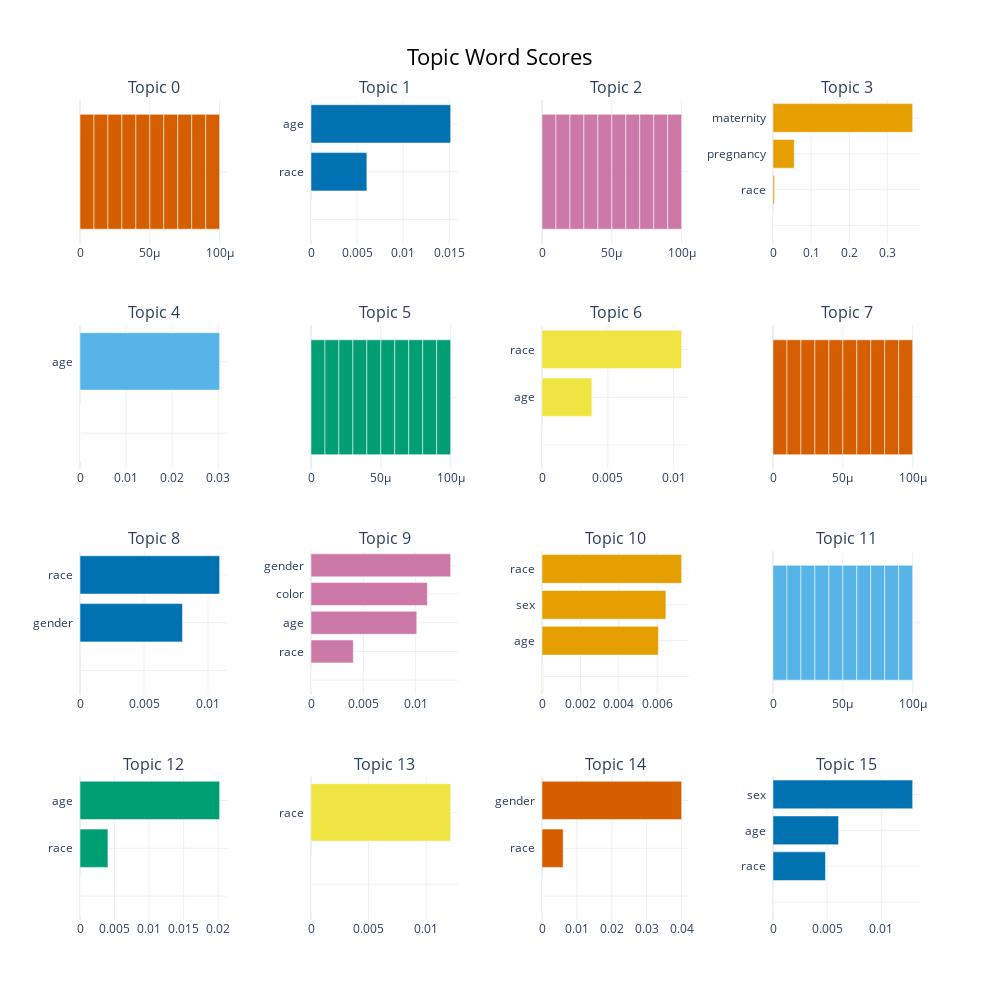

Notebook cell for this chart:
### Code cell
import pandas as pd
import re
from bertopic import BERTopic
from sklearn.feature_extraction.text import CountVectorizer

# Define a function to clean text data
def clean_text(text):
    text = re.sub(r'\s+', ' ', text)  # Replace multiple spaces with a single space
    text = re.sub(r'\W', ' ', text)   # Remove special characters
    return text.lower()

# Apply the cleaning function to the 'body' column
sampled_df['clean_body'] = sampled_df['body'].apply(lambda x: clean_text(x) if pd.notnull(x) else '')

# Extract the cleaned text data
docs = sampled_df['clean_body'].tolist()

# Define the protected classes as vocabulary
protected_classes = [
    'race', 'color', 'national origin', 'sex', 'gender', 
    'sexual orientation', 'age', 'disability', 'religion', 
    'pregnancy', 'maternity'
]

# Define a custom CountVectorizer with the protected classes as vocabulary
vectorizer_model = CountVectorizer(stop_words="english", vocabulary=protected_classes)

# Initialize BERTopic with the custom vectorizer
topic_model = BERTopic(vectorizer_model=vectorizer_model)

# Fit the model on the documents
topics, probabilities = topic_model.fit_transform(docs)

# Visualize the top topics
topic_model.visualize_barchart(top_n_topics=16, n_words=10)

### Figure 1 — Plotly figure (JSON) as saved in the notebook; plotly's stock layout.template omitted (floating-point values rounded to 4 significant figures)
{"data": [{"marker": {"color": "#D55E00"}, "orientation": "h", "type": "bar", "x": [1e-05, 1e-05, 1e-05, 1e-05, 1e-05, 1e-05, 1e-05, 1e-05, 1e-05, 1e-05], "xaxis": "x", "y": ["  ", "  ", "  ", "  ", "  ", "  ", "  ", "  ", "  ", "  "], "yaxis": "y"}, {"marker": {"color": "#0072B2"}, "orientation": "h", "type": "bar", "x": [1e-05, 1e-05, 1e-05, 1e-05, 1e-05, 1e-05, 1e-05, 1e-05, 0.006061, 0.01515], "xaxis": "x2", "y": ["  ", "  ", "  ", "  ", "  ", "  ", "  ", "  ", "race  ", "age  "], "yaxis": "y2"}, {"marker": {"color": "#CC79A7"}, "orientation": "h", "type": "bar", "x": [1e-05, 1e-05, 1e-05, 1e-05, 1e-05, 1e-05, 1e-05, 1e-05, 1e-05, 1e-05], "xaxis": "x3", "y": ["  ", "  ", "  ", "  ", "  ", "  ", "  ", "  ", "  ", "  "], "yaxis": "y3"}, {"marker": {"color": "#E69F00"}, "orientation": "h", "type": "bar", "x": [1e-05, 1e-05, 1e-05, 1e-05, 1e-05, 1e-05, 1e-05, 0.00404, 0.05568, 0.3662], "xaxis": "x4", "y": ["  ", "  ", "  ", "  ", "  ", "  ", "  ", "race  ", "pregnancy  ", "maternity  "], "yaxis": "y4"}, {"marker": {"color": "#56B4E9"}, "orientation": "h", "type": "bar", "x": [1e-05, 1e-05, 1e-05, 1e-05, 1e-05, 1e-05, 1e-05, 1e-05, 1e-05, 0.03031], "xaxis": "x5", "y": ["  ", "  ", "  ", "  ", "  ", "  ", "  ", "  ", "  ", "age  "], "yaxis": "y5"}, {"marker": {"color": "#009E73"}, "orientation": "h", "type": "bar", "x": [1e-05, 1e-05, 1e-05, 1e-05, 1e-05, 1e-05, 1e-05, 1e-05, 1e-05, 1e-05], "xaxis": "x6", "y": ["  ", "  ", "  ", "  ", "  ", "  ", "  ", "  ", "  ", "  "], "yaxis": "y6"}, {"marker": {"color": "#F0E442"}, "orientation": "h", "type": "bar", "x": [1e-05, 1e-05, 1e-05, 1e-05, 1e-05, 1e-05, 1e-05, 1e-05, 0.003788, 0.01061], "xaxis": "x7", "y": ["  ", "  ", "  ", "  ", "  ", "  ", "  ", "  ", "age  ", "race  "], "yaxis": "y7"}, {"marker": {"color": "#D55E00"}, "orientation": "h", "type": "bar", "x": [1e-05, 1e-05, 1e-05, 1e-05, 1e-05, 1e-05, 1e-05, 1e-05, 1e-05, 1e-05], "xaxis": "x8", "y": ["  ", "  ", "  ", "  ", "  ", "  ", "  ", "  ", "  ", "  "], "yaxis": "y8"}, {"marker": {"color": "#0072B2"}, "orientation": "h", "type": "bar", "x": [1e-05, 1e-05, 1e-05, 1e-05, 1e-05, 1e-05, 1e-05, 1e-05, 0.008004, 0.01091], "xaxis": "x9", "y": ["  ", "  ", "  ", "  ", "  ", "  ", "  ", "  ", "gender  ", "race  "], "yaxis": "y9"}, {"marker": {"color": "#CC79A7"}, "orientation": "h", "type": "bar", "x": [1e-05, 1e-05, 1e-05, 1e-05, 1e-05, 1e-05, 0.00404, 0.0101, 0.01112, 0.01334], "xaxis": "x10", "y": ["  ", "  ", "  ", "  ", "  ", "  ", "race  ", "age  ", "color  ", "gender  "], "yaxis": "y10"}, {"marker": {"color": "#E69F00"}, "orientation": "h", "type": "bar", "x": [1e-05, 1e-05, 1e-05, 1e-05, 1e-05, 1e-05, 1e-05, 0.006061, 0.006452, 0.007273], "xaxis": "x11", "y": ["  ", "  ", "  ", "  ", "  ", "  ", "  ", "age  ", "sex  ", "race  "], "yaxis": "y11"}, {"marker": {"color": "#56B4E9"}, "orientation": "h", "type": "bar", "x": [1e-05, 1e-05, 1e-05, 1e-05, 1e-05, 1e-05, 1e-05, 1e-05, 1e-05, 1e-05], "xaxis": "x12", "y": ["  ", "  ", "  ", "  ", "  ", "  ", "  ", "  ", "  ", "  "], "yaxis": "y12"}, {"marker": {"color": "#009E73"}, "orientation": "h", "type": "bar", "x": [1e-05, 1e-05, 1e-05, 1e-05, 1e-05, 1e-05, 1e-05, 1e-05, 0.00404, 0.0202], "xaxis": "x13", "y": ["  ", "  ", "  ", "  ", "  ", "  ", "  ", "  ", "race  ", "age  "], "yaxis": "y13"}, {"marker": {"color": "#F0E442"}, "orientation": "h", "type": "bar", "x": [1e-05, 1e-05, 1e-05, 1e-05, 1e-05, 1e-05, 1e-05, 1e-05, 1e-05, 0.01212], "xaxis": "x14", "y": ["  ", "  ", "  ", "  ", "  ", "  ", "  ", "  ", "  ", "race  "], "yaxis": "y14"}, {"marker": {"color": "#D55E00"}, "orientation": "h", "type": "bar", "x": [1e-05, 1e-05, 1e-05, 1e-05, 1e-05, 1e-05, 1e-05, 1e-05, 0.006061, 0.04002], "xaxis": "x15", "y": ["  ", "  ", "  ", "  ", "  ", "  ", "  ", "  ", "race  ", "gender  "], "yaxis": "y15"}, {"marker": {"color": "#0072B2"}, "orientation": "h", "type": "bar", "x": [1e-05, 1e-05, 1e-05, 1e-05, 1e-05, 1e-05, 1e-05, 0.004849, 0.006061, 0.0129], "xaxis": "x16", "y": ["  ", "  ", "  ", "  ", "  ", "  ", "  ", "race  ", "age  ", "sex  "], "yaxis": "y16"}], "layout": {"annotations": [{"font": {"size": 16}, "showarrow": false, "text": "Topic 0", "x": 0.0875, "xanchor": "center", "xref": "paper", "y": 1, "yanchor": "bottom", "yref": "paper"}, {"font": {"size": 16}, "showarrow": false, "text": "Topic 1", "x": 0.3625, "xanchor": "center", "xref": "paper", "y": 1, "yanchor": "bottom", "yref": "paper"}, {"font": {"size": 16}, "showarrow": false, "text": "Topic 2", "x": 0.6375, "xanchor": "center", "xref": "paper", "y": 1, "yanchor": "bottom", "yref": "paper"}, {"font": {"size": 16}, "showarrow": false, "text": "Topic 3", "x": 0.9125, "xanchor": "center", "xref": "paper", "y": 1, "yanchor": "bottom", "yref": "paper"}, {"font": {"size": 16}, "showarrow": false, "text": "Topic 4", "x": 0.0875, "xanchor": "center", "xref": "paper", "y": 0.725, "yanchor": "bottom", "yref": "paper"}, {"font": {"size": 16}, "showarrow": false, "text": "Topic 5", "x": 0.3625, "xanchor": "center", "xref": "paper", "y": 0.725, "yanchor": "bottom", "yref": "paper"}, {"font": {"size": 16}, "showarrow": false, "text": "Topic 6", "x": 0.6375, "xanchor": "center", "xref": "paper", "y": 0.725, "yanchor": "bottom", "yref": "paper"}, {"font": {"size": 16}, "showarrow": false, "text": "Topic 7", "x": 0.9125, "xanchor": "center", "xref": "paper", "y": 0.725, "yanchor": "bottom", "yref": "paper"}, {"font": {"size": 16}, "showarrow": false, "text": "Topic 8", "x": 0.0875, "xanchor": "center", "xref": "paper", "y": 0.45, "yanchor": "bottom", "yref": "paper"}, {"font": {"size": 16}, "showarrow": false, "text": "Topic 9", "x": 0.3625, "xanchor": "center", "xref": "paper", "y": 0.45, "yanchor": "bottom", "yref": "paper"}, {"font": {"size": 16}, "showarrow": false, "text": "Topic 10", "x": 0.6375, "xanchor": "center", "xref": "paper", "y": 0.45, "yanchor": "bottom", "yref": "paper"}, {"font": {"size": 16}, "showarrow": false, "text": "Topic 11", "x": 0.9125, "xanchor": "center", "xref": "paper", "y": 0.45, "yanchor": "bottom", "yref": "paper"}, {"font": {"size": 16}, "showarrow": false, "text": "Topic 12", "x": 0.0875, "xanchor": "center", "xref": "paper", "y": 0.175, "yanchor": "bottom", "yref": "paper"}, {"font": {"size": 16}, "showarrow": false, "text": "Topic 13", "x": 0.3625, "xanchor": "center", "xref": "paper", "y": 0.175, "yanchor": "bottom", "yref": "paper"}, {"font": {"size": 16}, "showarrow": false, "text": "Topic 14", "x": 0.6375, "xanchor": "center", "xref": "paper", "y": 0.175, "yanchor": "bottom", "yref": "paper"}, {"font": {"size": 16}, "showarrow": false, "text": "Topic 15", "x": 0.9125, "xanchor": "center", "xref": "paper", "y": 0.175, "yanchor": "bottom", "yref": "paper"}], "height": 1000, "hoverlabel": {"bgcolor": "white", "font": {"family": "Rockwell", "size": 16}}, "showlegend": false, "title": {"font": {"color": "Black", "size": 22}, "text": "Topic Word Scores", "x": 0.5, "xanchor": "center", "yanchor": "top"}, "width": 1000, "xaxis": {"anchor": "y", "domain": [0, 0.175], "showgrid": true}, "xaxis10": {"anchor": "y10", "domain": [0.275, 0.45], "showgrid": true}, "xaxis11": {"anchor": "y11", "domain": [0.55, 0.725], "showgrid": true}, "xaxis12": {"anchor": "y12", "domain": [0.825, 1], "showgrid": true}, "xaxis13": {"anchor": "y13", "domain": [0, 0.175], "showgrid": true}, "xaxis14": {"anchor": "y14", "domain": [0.275, 0.45], "showgrid": true}, "xaxis15": {"anchor": "y15", "domain": [0.55, 0.725], "showgrid": true}, "xaxis16": {"anchor": "y16", "domain": [0.825, 1], "showgrid": true}, "xaxis2": {"anchor": "y2", "domain": [0.275, 0.45], "showgrid": true}, "xaxis3": {"anchor": "y3", "domain": [0.55, 0.725], "showgrid": true}, "xaxis4": {"anchor": "y4", "domain": [0.825, 1], "showgrid": true}, "xaxis5": {"anchor": "y5", "domain": [0, 0.175], "showgrid": true}, "xaxis6": {"anchor": "y6", "domain": [0.275, 0.45], "showgrid": true}, "xaxis7": {"anchor": "y7", "domain": [0.55, 0.725], "showgrid": true}, "xaxis8": {"anchor": "y8", "domain": [0.825, 1], "showgrid": true}, "xaxis9": {"anchor": "y9", "domain": [0, 0.175], "showgrid": true}, "yaxis": {"anchor": "x", "domain": [0.825, 1], "showgrid": true}, "yaxis10": {"anchor": "x10", "domain": [0.275, 0.45], "showgrid": true}, "yaxis11": {"anchor": "x11", "domain": [0.275, 0.45], "showgrid": true}, "yaxis12": {"anchor": "x12", "domain": [0.275, 0.45], "showgrid": true}, "yaxis13": {"anchor": "x13", "domain": [0, 0.175], "showgrid": true}, "yaxis14": {"anchor": "x14", "domain": [0, 0.175], "showgrid": true}, "yaxis15": {"anchor": "x15", "domain": [0, 0.175], "showgrid": true}, "yaxis16": {"anchor": "x16", "domain": [0, 0.175], "showgrid": true}, "yaxis2": {"anchor": "x2", "domain": [0.825, 1], "showgrid": true}, "yaxis3": {"anchor": "x3", "domain": [0.825, 1], "showgrid": true}, "yaxis4": {"anchor": "x4", "domain": [0.825, 1], "showgrid": true}, "yaxis5": {"anchor": "x5", "domain": [0.55, 0.725], "showgrid": true}, "yaxis6": {"anchor": "x6", "domain": [0.55, 0.725], "showgrid": true}, "yaxis7": {"anchor": "x7", "domain": [0.55, 0.725], "showgrid": true}, "yaxis8": {"anchor": "x8", "domain": [0.55, 0.725], "showgrid": true}, "yaxis9": {"anchor": "x9", "domain": [0.275, 0.45], "showgrid": true}}}
